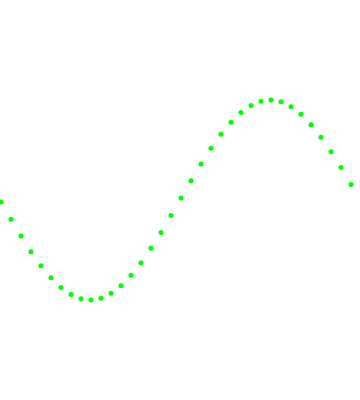
Frame 1 (no input)
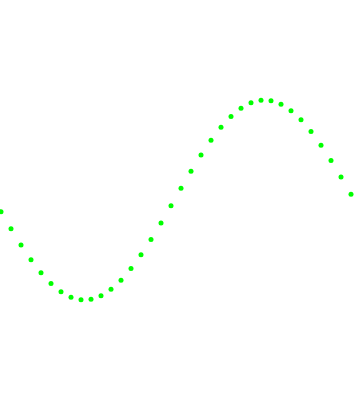
Frame 60 (no input)
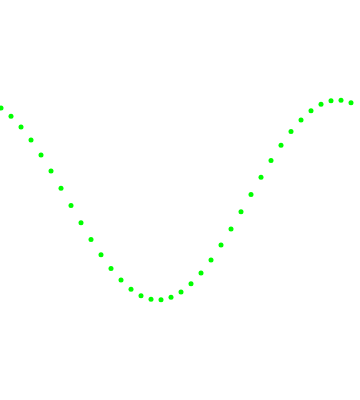
Frame 120 (the mouse pressed at the canvas centre since frame 60)

The p5.js sketch that drew these frames (run headless with seeded random() and noise() and a simulated clock; from frame 60 on, the mouse is pressed at the canvas centre):

// p5.js sketch
// ── sketch.js
const amplitude = 100;
const frequency = 1.0;
const phase = 180.0;

function setup() {
  createCanvas(360, 400);
  strokeWeight(5);
  textSize(15);
}

function draw() {
  background(255);
  const halfHeight = height * 0.5;
  const halfWidth = width * 0.5;
  
  //sin
  stroke(0, 255, 0);
  for(let i = 1 ; i <= 360; i += 10) {
    const grados = i ;
    const rad = radians(grados);
    const sp = map(mouseX, 0, width, 0.0001, 0.005);
    const sn = sin(rad * frequency + millis() * sp) * amplitude;
    
    point(grados, halfHeight + sn);
  }
  
  //circle
//   stroke(0, 0, 255);
//   for(let i = 1 ; i <= 360; i += 10) {
//     const grados = i;
//     const rad = radians(grados);
//     const x = cos(rad) * amplitude + halfWidth;
//     const y = sin(rad) * amplitude + halfHeight;
    
//     text(grados, x, y);
//   }
}
